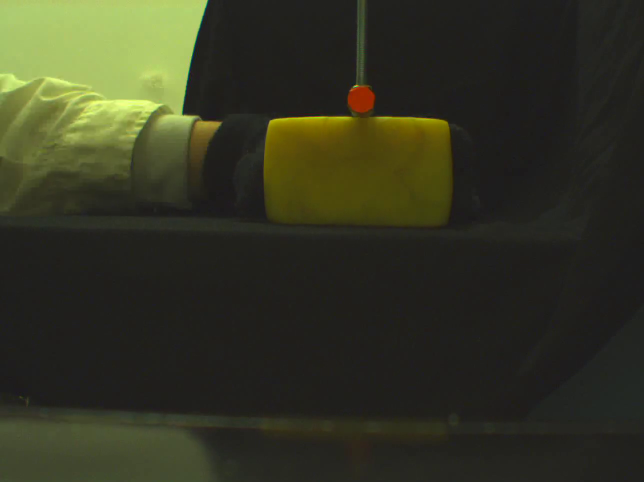
#> input picture frame 10 of data/plasticine_centre/video.mp4, 1288 x 964 px (shown at 1/2 size)
$ python generate_finger_position_file.py
#> lines starting #> are read from the running program, lines starting #| are printed output that depends on the picture; after the words box and inside, x2 and y2 are one past the last pixel; in counts of white or black regions, pixels touching at a corner belong together
#> further down, frame is the input picture: shape (964, 1288, 3); mean B, G, R 35.1, 53, 51.5
"""
Tracks the finger and produces a text file with coordinates of its center
at each frame.
"""


import cv2


class ColourTracker:
    def init(self, roi, circle_box):
        cx, cy, r = circle_box
        self.bbox = (cx - r, cy - r, 2 * r, 2 * r)

        return True

    def update(self, roi):
        return True, self.bbox


def ColourTracker_create():
    return ColourTracker()


class FingerTracker:
    tracker_color = (255, 255, 255)  # Color used to draw the tracker's position
    circle_tracker_color = (
        255,
        255,
        0,
    )  # Color used to draw the finger's tracked circle

    def __init__(self, first_img, finger_data, tracker_creator_name=None):
        """

        :param first_img:
        :param finger_data:
        :param tracker_creator_name: Name of OpenCV tracker create function, if one of them works.
        """
#> called with tracker_creator_name = 'TrackerMIL_create'
        roi_ratio = self.roi_ratio = 2  # based on the finger radio
        # Use ROI around finger
        print(finger_data)
#| {'x': 619, 'y': 201, 'r': 30}
        cx = finger_data["x"]
#> cx = 619
        cy = finger_data["y"]
#> cy = 201
        r = finger_data["r"]
#> r = 30
        self.circle_data = (cx, cy, r)
#> self.circle_data = (619, 201, 30)

        x1 = cx - roi_ratio * r
#> x1 = 559
        x2 = cx + roi_ratio * r
#> x2 = 679
        y1 = cy - roi_ratio * r
#> y1 = 141
        y2 = cy + roi_ratio * r
#> y2 = 261
        roi = first_img[y1:y2, x1:x2]  # numpy shape: (120, 120, 3) white box
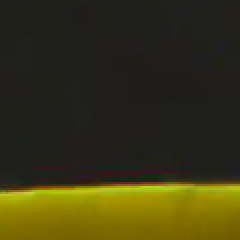
#> roi: shape (120, 120, 3) (shown 2 times larger); mean B, G, R 21.9, 53.6, 57.5

        # bbox = cv2.selectROI(first_img)  # Allows the user to select the region using the mouse
        bbox = (
            (roi_ratio - 1) * r,
            (roi_ratio - 1) * r,
            2 * r,
            2 * r,
        )  # in roi local coordinates
#> bbox = (30, 30, 60, 60)

        if tracker_creator_name:  # if specific cv tracker is selected
            tracker_creator = getattr(cv2, tracker_creator_name)
            tracker = tracker_creator()
            ok = tracker.init(roi, bbox)
        else:
            tracker = ColourTracker_create()
            ok = tracker.init(roi, (roi_ratio * r, roi_ratio * r, r))

        self.tracker = tracker
        self.draw_inidicators(first_img, (x1, y1, x2, y2), bbox)

    #  img -> roi_coords -> bbox : contention hierarchy. bbox is inside roi and so on
    def draw_inidicators(self, img, roi_coords, bbox):
        """
        Draws indicators on img
        :param roi_coords: (x1, y1, x2, y2)
        :return:
        """
#> called with roi_coords = (559, 141, 679, 261), bbox = (30, 30, 60, 60)
        x1, y1, x2, y2 = roi_coords
        roi = img[y1:y2, x1:x2]

        p1 = (int(bbox[0]), int(bbox[1]))
#> p1 = (30, 30)
        p2 = (int(bbox[0] + bbox[2]), int(bbox[1] + bbox[3]))
#> p2 = (90, 90)
        cv2.rectangle(roi, p1, p2, (255, 0, 0), 2, 1)  # bbox
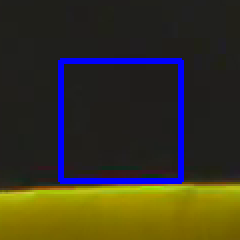
#> roi: shape (120, 120, 3) (shown 2 times larger); 4.97% of pixels changed, all inside (x1, y1, x2, y2) = (29, 29, 92, 92)

        cx, cy, r = self.circle_data
#> cx = 619; cy = 201; r = 30
        cv2.rectangle(img, (x1, y1), (x2, y2), FingerTracker.tracker_color, 2, 1)  # roi
        cv2.circle(img, (cx, cy), r, FingerTracker.circle_tracker_color)  # finger
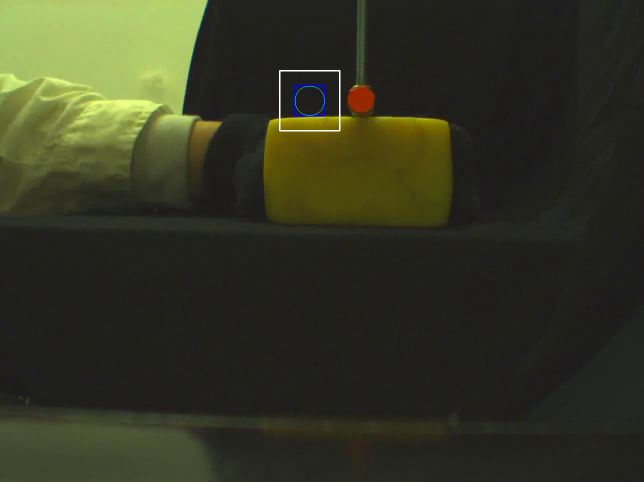
#> img: shape (964, 1288, 3) (shown at 1/2 size); mean B, G, R 35.5, 53.2, 51.6
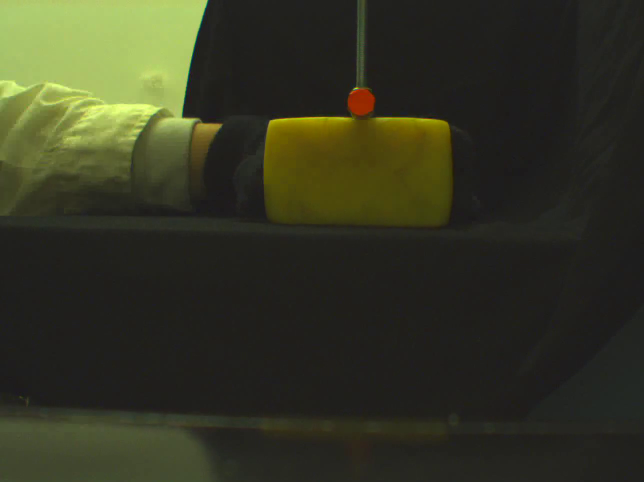
#> input picture frame 11 of data/plasticine_centre/video.mp4, 1288 x 964 px (shown at 1/2 size)
#> further down, frame is the input picture: shape (964, 1288, 3); mean B, G, R 35.3, 53.5, 51.8

    def track(self, next_frame):
        cx, cy, r = self.circle_data
#> cx = 619; cy = 201; r = 30
        roi_ratio = self.roi_ratio

        x1 = cx - roi_ratio * r
#> x1 = 559
        x2 = cx + roi_ratio * r
#> x2 = 679
        y1 = cy - roi_ratio * r
#> y1 = 141
        y2 = cy + roi_ratio * r
#> y2 = 261
        roi = next_frame[y1:y2, x1:x2]
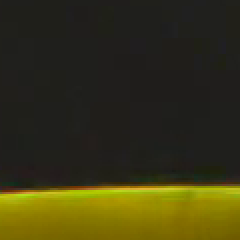
#> roi: shape (120, 120, 3) (shown 2 times larger); mean B, G, R 21.7, 53.3, 56.9

        successful_update, bbox = self.tracker.update(roi)
#> successful_update = True; bbox = (30, 28, 60, 60)

        if successful_update:
            new_cx = int(x1 + (bbox[2] + 2 * bbox[0]) / 2)
#> new_cx = 619
            new_cy = int(y1 + (bbox[3] + 2 * bbox[1]) / 2)
#> new_cy = 199
            self.circle_data = (new_cx, new_cy, r)
#> self.circle_data = (619, 199, 30)

            # visual bug: delayed roi, the old coordinates are being passed
            self.draw_inidicators(next_frame, (x1, y1, x2, y2), bbox)
#> call 2 of draw_inidicators, with roi_coords = (559, 141, 679, 261), bbox = (30, 28, 60, 60)
#> in draw_inidicators (call 2), `p1 = (int(bbox[0]), int(bbox[1]))`: p1 = (30, 28)
#> in draw_inidicators (call 2), `p2 = (int(bbox[0] + bbox[2]), int(bbox[1] + bbox[3]))`: p2 = (90, 88)
#> in draw_inidicators (call 2), `cv2.rectangle(roi, p1, p2, (255, 0, 0), 2, 1)`:
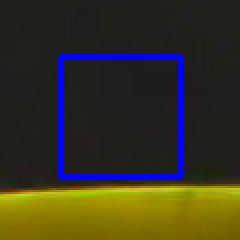
#> roi: shape (120, 120, 3) (shown 2 times larger); 4.97% of pixels changed, all inside (x1, y1, x2, y2) = (29, 27, 92, 90)
#> in draw_inidicators (call 2), `cx, cy, r = self.circle_data`: cy = 199
#> in draw_inidicators (call 2), `cv2.circle(img, (cx, cy), r, FingerTracker.circle_tracker_color)`:
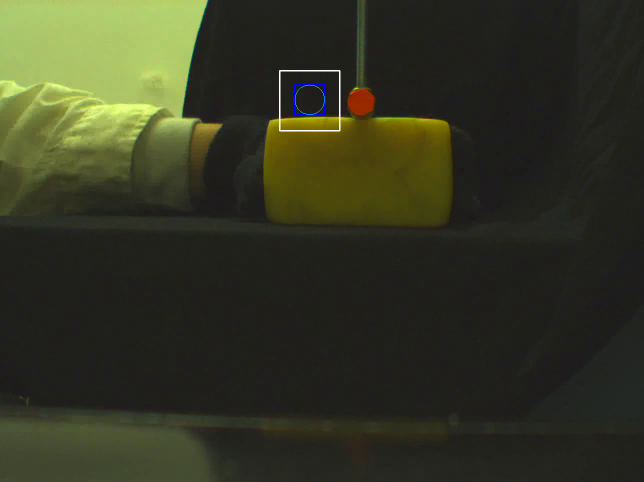
#> img: shape (964, 1288, 3) (shown at 1/2 size); mean B, G, R 35.7, 53.7, 52
        else:
            print("Tracking Failure")
            cv2.putText(
                frame,
                "Tracking failure detected",
                (100, 80),
                cv2.FONT_HERSHEY_SIMPLEX,
                0.75,
                (0, 0, 255),
                2,
            )


intial_finger_positions = {
    "sponge_centre": {"x": 617, "y": 311, "r": 30},
    "sponge_longside": {"x": 617, "y": 280, "r": 30},
    "sponge_shortside": {"x": 619, "y": 201, "r": 30},
    "plasticine_centre": {"x": 723, "y": 146, "r": 30},
    "plasticine_longside": {"x": 721, "y": 167, "r": 30},
    "plasticine_shortside": {"x": 724, "y": 31, "r": 26},
}
# press ESC to exit the visualization
if __name__ == "__main__":
    CVWAIT = 20  # reproduction speed of video
    SAVE_DATA = False  # if true, the read info will be saved into file
    dir_name = "sponge_shortside"
    input_file = f"data/{dir_name}/video.mp4"
    output_file = f"data/{dir_name}/finger_position.txt"
    cv2_tracker_name = "TrackerKCF_create"
    cv2_tracker_name = "TrackerMIL_create"
    print("Analizing file: " + input_file)

    if SAVE_DATA:
        finger_file = open(output_file, "w")
        print("Saving to ", output_file)

    cap = cv2.VideoCapture(input_file)
    any_problem, frame = cap.read()
    if not any_problem:
        raise Exception("There was a problem while reading the video")
    finger_tracker = FingerTracker(
        frame, intial_finger_positions[dir_name], cv2_tracker_name
    )
    if SAVE_DATA:
        finger_file.write(
            "{x} {y}\n".format(
                x=finger_tracker.circle_data[0], y=finger_tracker.circle_data[1]
            )
        )
    window_name = "Finger position " + dir_name
    cv2.imshow(
        window_name, frame
    )  # show first frame with the generated roi's from FingerTracker

    cv2.waitKey(CVWAIT) & 0xFF

    pause = True
    step = 0
    while True:
        ok, frame = cap.read()
        if not ok:
            break

        finger_tracker.track(frame)

        record = "{x} {y}\n".format(
            x=finger_tracker.circle_data[0], y=finger_tracker.circle_data[1]
        )
        print(str(step) + " - " + record, end="")
#| 0 - 619 199
        if SAVE_DATA:
            finger_file.write(record)
        cv2.imshow(window_name, frame)

        # Exit if ESC pressed
        k = (
            cv2.waitKey(CVWAIT) & 0xFF
        )  # will get stucked here in the end if ESC is not pressed
#> (key Esc is pressed here)
        if k == 27:
            pause = False
            break
        step = step + 1

    if SAVE_DATA:
        finger_file.close()

    # When everything gets done, release the capture
    if pause:
        cv2.waitKey(-1)
    cap.release()
    cv2.destroyAllWindows()

$ run again, starting later in the video
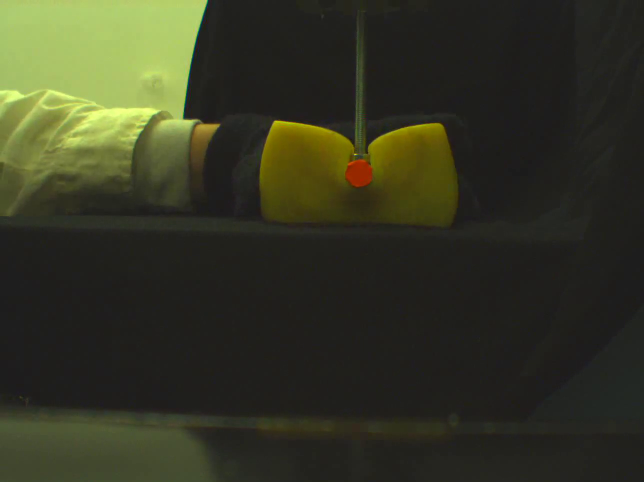
#> input picture frame 45 of data/plasticine_centre/video.mp4, 1288 x 964 px (shown at 1/2 size)
#> frame is the input picture: shape (964, 1288, 3); mean B, G, R 36, 54.1, 52.4
#| {'x': 619, 'y': 201, 'r': 30}
#> in __init__, `cx = finger_data["x"]`: cx = 619
#> in __init__, `cy = finger_data["y"]`: cy = 201
#> in __init__, `r = finger_data["r"]`: r = 30
#> self.circle_data = (619, 201, 30)
#> in __init__, `x1 = cx - roi_ratio * r`: x1 = 559
#> in __init__, `x2 = cx + roi_ratio * r`: x2 = 679
#> in __init__, `y1 = cy - roi_ratio * r`: y1 = 141
#> in __init__, `y2 = cy + roi_ratio * r`: y2 = 261
#> in __init__, `bbox = ( (roi_ratio - 1) * r, (roi_ratio - 1) * r, 2 * r, 2 * r, )`: bbox = (30, 30, 60, 60)
#> p1 = (30, 30)
#> p2 = (90, 90)
#> in draw_inidicators, `cx, cy, r = self.circle_data`: cx = 619; cy = 201; r = 30
#> in draw_inidicators, `cv2.circle(img, (cx, cy), r, FingerTracker.circle_tracker_color)`:
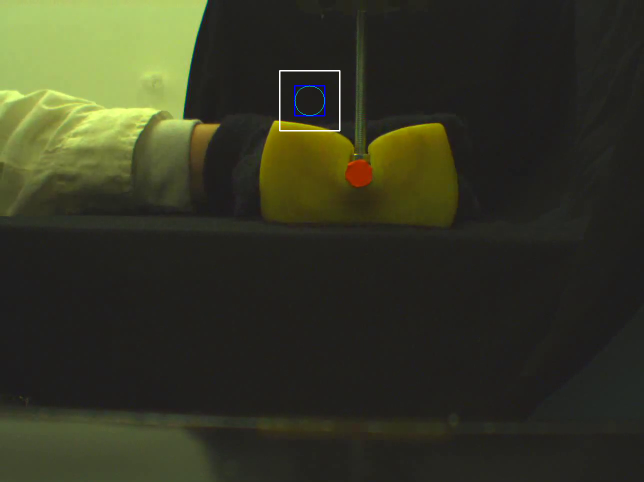
#> img: shape (964, 1288, 3) (shown at 1/2 size); mean B, G, R 36.4, 54.4, 52.6
#> in track, `cx, cy, r = self.circle_data`: cx = 619; cy = 201; r = 30
#> in track, `x1 = cx - roi_ratio * r`: x1 = 559
#> in track, `x2 = cx + roi_ratio * r`: x2 = 679
#> in track, `y1 = cy - roi_ratio * r`: y1 = 141
#> in track, `y2 = cy + roi_ratio * r`: y2 = 261
#> in track, `successful_update, bbox = self.tracker.update(roi)`: successful_update = True; bbox = (30, 30, 60, 60)
#> new_cx = 619
#> new_cy = 201
#> in draw_inidicators (call 2), `cv2.rectangle(roi, p1, p2, (255, 0, 0), 2, 1)`:
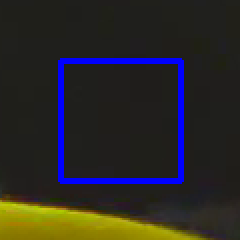
#> roi: shape (120, 120, 3) (shown 2 times larger); mean B, G, R 37.2, 40, 41.8
#| 0 - 619 201

$ run again, starting later in the video
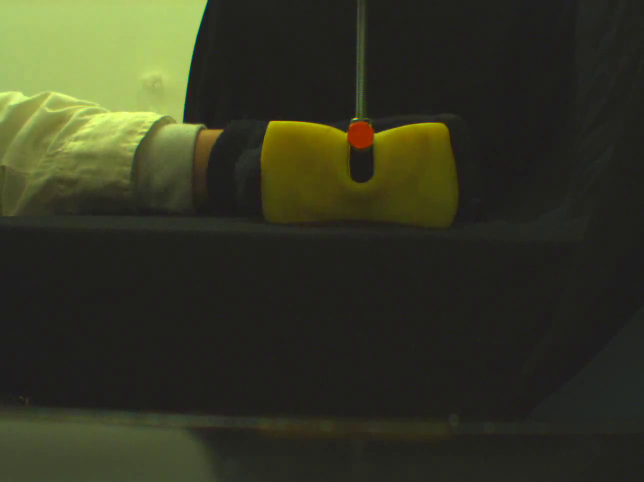
#> input picture frame 80 of data/plasticine_centre/video.mp4, 1288 x 964 px (shown at 1/2 size)
#> frame is the input picture: shape (964, 1288, 3); mean B, G, R 36, 54.1, 52.4
#| {'x': 619, 'y': 201, 'r': 30}
#> in __init__, `cx = finger_data["x"]`: cx = 619
#> in __init__, `cy = finger_data["y"]`: cy = 201
#> in __init__, `r = finger_data["r"]`: r = 30
#> in __init__, `self.circle_data = (cx, cy, r)`: self.circle_data = (619, 201, 30)
#> in __init__, `x1 = cx - roi_ratio * r`: x1 = 559
#> in __init__, `x2 = cx + roi_ratio * r`: x2 = 679
#> in __init__, `y1 = cy - roi_ratio * r`: y1 = 141
#> in __init__, `y2 = cy + roi_ratio * r`: y2 = 261
#> in __init__, `bbox = ( (roi_ratio - 1) * r, (roi_ratio - 1) * r, 2 * r, 2 * r, )`: bbox = (30, 30, 60, 60)
#> p1 = (30, 30)
#> p2 = (90, 90)
#> in draw_inidicators, `cx, cy, r = self.circle_data`: cx = 619; cy = 201; r = 30
#> in track, `cx, cy, r = self.circle_data`: cx = 619; cy = 201; r = 30
#> in track, `x1 = cx - roi_ratio * r`: x1 = 559
#> in track, `x2 = cx + roi_ratio * r`: x2 = 679
#> in track, `y1 = cy - roi_ratio * r`: y1 = 141
#> in track, `y2 = cy + roi_ratio * r`: y2 = 261
#> in track, `successful_update, bbox = self.tracker.update(roi)`: successful_update = True; bbox = (29, 31, 60, 60)
#> new_cx = 618
#> new_cy = 202
#> in track, `self.circle_data = (new_cx, new_cy, r)`: self.circle_data = (618, 202, 30)
#> p1 = (29, 31)
#> p2 = (89, 91)
#> in draw_inidicators (call 2), `cv2.rectangle(roi, p1, p2, (255, 0, 0), 2, 1)`:
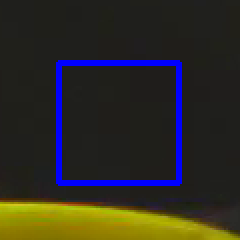
#> roi: shape (120, 120, 3) (shown 2 times larger); mean B, G, R 35.9, 43.4, 45.5
#> in draw_inidicators (call 2), `cx, cy, r = self.circle_data`: cx = 618; cy = 202
#> in draw_inidicators (call 2), `cv2.circle(img, (cx, cy), r, FingerTracker.circle_tracker_color)`:
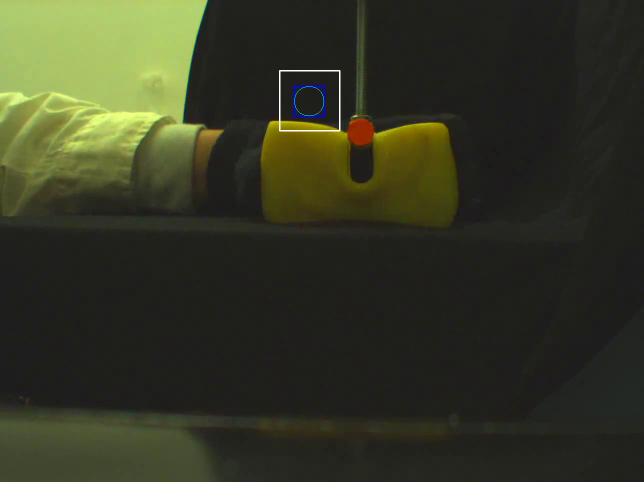
#> img: shape (964, 1288, 3) (shown at 1/2 size); mean B, G, R 36.4, 54.4, 52.5
#| 0 - 618 202
